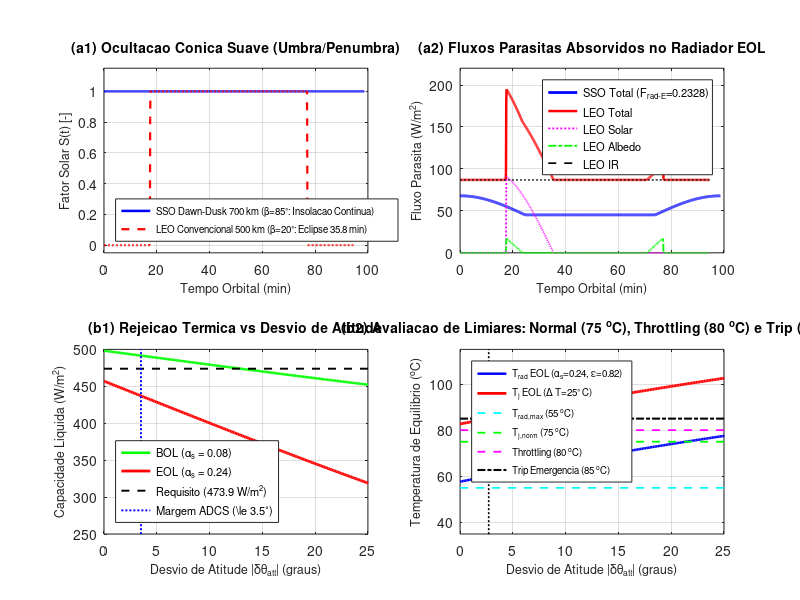

Source code (MATLAB):
% ==============================================================================
% SIMULACAO 4.1: DINAMICA ORBITAL E FLUXOS RADIATIVOS COMPARATIVOS
% Projeto de Dissertacao de Mestrado - ProPECAut / IFES Campus Serra
% ==============================================================================
% Modela a propagacao kepleriana e a geometria de iluminacao solar com:
% - Ocultacao conica suave (Umbra, Penumbra e Iluminacao Plena)
% - Fator de visao satelite-Terra exato (ECSS-E-HB-31-01 Parte 1)
% - Comparacao entre regimes orbitais: SSO Dawn-Dusk (700 km), LEO (500 km) e GEO (35.786 km)
% - Analise de sensibilidade e ponto de falha sob perturbacao angular de atitude (delta_theta)
% ==============================================================================

clear; close all; clc;
fprintf('=== EXECUTANDO SIMULACAO 4.1: DINAMICA ORBITAL E FLUXOS RADIATIVOS ===\n');

% ------------------------------------------------------------------------------
% 1. CONSTANTES FUNDAMENTAIS E PARAMETROS PLANETARIOS
% ------------------------------------------------------------------------------
G_AM0 = 1361.0;            % Irradiancia solar extraterrestre [W/m^2]
q_Earth_nom = 237.0;       % Emissao infravermelha terrestre media [W/m^2]
a_Earth_nom = 0.30;        % Albedo medio planetario [-]
R_E = 6371.0;              % Raio volumetrico medio da Terra [km]
R_sun = 696340.0;          % Raio medio do Sol [km]
d_ES = 1.495978707e8;      % Distancia media Terra-Sol (1 UA) [km]
mu_E = 398600.4418;        % Parametro gravitacional da Terra [km^3/s^2]
sigma_SB = 5.670374e-8;    % Constante de Stefan-Boltzmann [W/(m^2 K^4)]
T_space = 3.0;             % Fundo cosmico [K]

% Propriedades termo-opticas em Fim de Vida (EOL - 10 anos):
% [PROVISORIO / REQUISITO DE PROJETO]: Valores de estresse EOL requeridos para a dissertacao
alpha_s_rad = 0.24;        % OSR Quartzo/Prata EOL degradado [PROVISORIO]
eps_ir_rad  = 0.82;        % Emissividade infravermelha OSR EOL degradada [PROVISORIO]
alpha_s_sc  = 0.26;        % Tinta branca AZ-93 EOL [PROVISORIO]
eps_ir_sc   = 0.89;        % Emissividade AZ-93 [PROVISORIO]
eta_fin     = 0.945;       % Eficiencia da aleta de APG composito [PROVISORIO]

% ------------------------------------------------------------------------------
% 2. CONFIGURACAO DOS REGIMES ORBITAIS
% ------------------------------------------------------------------------------
altitudes = [700.0, 500.0, 35786.0]; % km
nomes_orbitas = {'SSO Dawn-Dusk (700 km, beta=85 deg)', 'LEO Convencional (500 km, beta=20 deg)', 'GEO (35.786 km)'};

T_orb = zeros(3, 1);
for i = 1:3
    a_orb = R_E + altitudes(i);
    T_orb(i) = 2 * pi * sqrt(a_orb^3 / mu_E); % segundos
end
fprintf('Periodos Orbitais: SSO = %.2f min | LEO = %.2f min | GEO = %.2f h\n', ...
        T_orb(1)/60, T_orb(2)/60, T_orb(3)/3600);

% ------------------------------------------------------------------------------
% 3. SIMULACAO DE 1 ORBITA COMPLETA PARA SSO E LEO
% ------------------------------------------------------------------------------
N_pts = 1000;

% SSO Dawn-Dusk:
t_sso = linspace(0, T_orb(1), N_pts)';
theta_orb_sso = 2 * pi * t_sso / T_orb(1);

H_sso = (R_E + altitudes(1)) / R_E;
theta_m_sso = asin(1 / H_sso);
phi_rad_sso = pi / 2; % 90 deg (anti-solar, perpendicular ao Nadir)
term1 = 0.5 - (1/pi)*asin(sqrt(H_sso^2 - 1)/(H_sso * sin(phi_rad_sso)));
term2 = (cos(phi_rad_sso)/(pi*H_sso^2)) * acos(sqrt(H_sso^2 - 1)*cot(phi_rad_sso));
term3 = (sqrt(H_sso^2 - 1)/(pi*H_sso^2)) * sqrt(1 - H_sso^2 * cos(phi_rad_sso)^2);
F_rad_E_sso = term1 + term2 - term3;
fprintf('Fator de visao Radiador-Terra SSO Dawn-Dusk (phi = 90 deg): F_rad_E = %.4f\n', F_rad_E_sso);

S_sso = ones(N_pts, 1);
gamma_sso = acos(cos(85 * pi/180) * cos(theta_orb_sso));
alpha_sun = asin(R_sun / d_ES);
alpha_E_sso = asin(R_E / (R_E + altitudes(1)));
for k = 1:N_pts
    gam = gamma_sso(k);
    if gam >= (alpha_E_sso + alpha_sun)
        S_sso(k) = 1.0;
    elseif gam <= (alpha_E_sso - alpha_sun)
        S_sso(k) = 0.0;
    else
        A_oc = alpha_sun^2 * acos((gam^2 + alpha_sun^2 - alpha_E_sso^2)/(2*gam*alpha_sun)) + ...
               alpha_E_sso^2 * acos((gam^2 + alpha_E_sso^2 - alpha_sun^2)/(2*gam*alpha_E_sso)) - ...
               0.5 * sqrt(max(0, ((alpha_sun + alpha_E_sso)^2 - gam^2)*(gam^2 - (alpha_E_sso - alpha_sun)^2)));
        S_sso(k) = max(0.0, 1.0 - A_oc / (pi * alpha_sun^2));
    end
end

q_sol_abs_sso = zeros(N_pts, 1);
cos_zenith_sso = max(0.0, sin(85*pi/180)*cos(theta_orb_sso));
q_alb_abs_sso = alpha_s_rad * G_AM0 * a_Earth_nom * F_rad_E_sso .* cos_zenith_sso .* S_sso;
q_ir_abs_sso = eps_ir_rad * q_Earth_nom * F_rad_E_sso * ones(N_pts, 1);
q_parasita_sso = q_sol_abs_sso + q_alb_abs_sso + q_ir_abs_sso;

% LEO Convencional (500 km, beta = 20 deg):
t_leo = linspace(0, T_orb(2), N_pts)';
theta_orb_leo = 2 * pi * t_leo / T_orb(2);
H_leo = (R_E + altitudes(2)) / R_E;
theta_m_leo = asin(1 / H_leo);
phi_rad_leo = pi / 3; % 60 deg
term1_l = 0.5 - (1/pi)*asin(sqrt(H_leo^2 - 1)/(H_leo * sin(phi_rad_leo)));
term2_l = (cos(phi_rad_leo)/(pi*H_leo^2)) * acos(sqrt(H_leo^2 - 1)*cot(phi_rad_leo));
term3_l = (sqrt(H_leo^2 - 1)/(pi*H_leo^2)) * sqrt(max(0, 1 - H_leo^2 * cos(phi_rad_leo)^2));
F_rad_E_leo = term1_l + term2_l - term3_l;
fprintf('Fator de visao Radiador-Terra LEO Convencional (phi = 60 deg): F_rad_E = %.4f\n', F_rad_E_leo);

S_leo = ones(N_pts, 1);
gamma_leo = acos(cos(20 * pi/180) * cos(theta_orb_leo));
alpha_E_leo = asin(R_E / (R_E + altitudes(2)));
for k = 1:N_pts
    gam = gamma_leo(k);
    if gam >= (alpha_E_leo + alpha_sun)
        S_leo(k) = 1.0;
    elseif gam <= (alpha_E_leo - alpha_sun)
        S_leo(k) = 0.0;
    else
        A_oc = alpha_sun^2 * acos((gam^2 + alpha_sun^2 - alpha_E_leo^2)/(2*gam*alpha_sun)) + ...
               alpha_E_leo^2 * acos((gam^2 + alpha_E_leo^2 - alpha_sun^2)/(2*gam*alpha_E_leo)) - ...
               0.5 * sqrt(max(0, ((alpha_sun + alpha_E_leo)^2 - gam^2)*(gam^2 - (alpha_E_leo - alpha_sun)^2)));
        S_leo(k) = max(0.0, 1.0 - A_oc / (pi * alpha_sun^2));
    end
end

cos_inc_leo = max(0.0, cos(theta_orb_leo - pi/4));
q_sol_abs_leo = alpha_s_rad * G_AM0 * cos_inc_leo .* S_leo * 0.3;
cos_zenith_leo = max(0.0, cos(theta_orb_leo));
q_alb_abs_leo = alpha_s_rad * G_AM0 * a_Earth_nom * F_rad_E_leo .* cos_zenith_leo .* S_leo;
q_ir_abs_leo = eps_ir_rad * q_Earth_nom * F_rad_E_leo * ones(N_pts, 1);
q_parasita_leo = q_sol_abs_leo + q_alb_abs_leo + q_ir_abs_leo;

% ------------------------------------------------------------------------------
% 4. ENSAIO DE ESTRESSE E PONTO DE FALHA: DESVIO ANGULAR DE ATITUDE
% ------------------------------------------------------------------------------
fprintf('2. Analisando ponto de falha sob desvio angular de atitude (0 a 30 deg)...\n');
delta_theta_deg = linspace(0, 30, 200)';
delta_theta_rad = delta_theta_deg * pi / 180;

q_sol_pert_bol = 0.08 * G_AM0 * sin(delta_theta_rad);
q_sol_pert_eol = alpha_s_rad * G_AM0 * sin(delta_theta_rad);

% Balanço térmico radiativo rigoroso sem dupla contagem de IR terrestre:
% Capacidade máxima de rejeição na temperatura de teto do radiador (T_rad = 55 °C = 328.15 K):
T_rad_lim = 328.15; % 55 °C
q_emit_lim_eol = eps_ir_rad * sigma_SB * eta_fin * (T_rad_lim^4 - T_space^4);
q_par_sso_eol = mean(q_alb_abs_sso) + mean(q_ir_abs_sso); % 45.24 W/m^2 absorvido
q_liq_max_eol = q_emit_lim_eol - q_par_sso_eol;

% Para BOL (alpha_s = 0.08, eps_ir = 0.88):
q_emit_lim_bol = 0.88 * sigma_SB * eta_fin * (T_rad_lim^4 - T_space^4);
q_par_sso_bol = 0.88 * q_Earth_nom * F_rad_E_sso;
q_liq_max_bol = q_emit_lim_bol - q_par_sso_bol;

q_net_pert_bol = q_liq_max_bol - q_sol_pert_bol;
q_net_pert_eol = q_liq_max_eol - q_sol_pert_eol;

% Potencia termica total a rejeitar conectada ao livro-razao:
% Caso Nominal: Q_int = 41.983,84 W [CALCULADO]
% Caso WCH (Worst-Case Hot EOL): Q_int_wch = 45.757,64 W [CALCULADO]
% Area do radiador de projeto: A_rad = 88.6 m^2 (coifa de 5.2 m) [CALCULADO / CAPITULO 4]
% Area alternativa parametrica: A_rad_alt = 92.0 m^2 [ESTUDO DE SENSIBILIDADE]
% Delta T chassi-juncao: 25.0 °C [PROVISORIO / PREMISSA DE PROJETO]
A_rad = 88.6; 
Q_int_total = 41983.84; % [W] Nominal
Q_int_wch   = 45757.64; % [W] WCH
q_req = Q_int_total / A_rad; % 473.86 W/m^2

T_rad_eq_eol = zeros(size(delta_theta_deg));
T_j_eq_eol = zeros(size(delta_theta_deg));

for idx = 1:length(delta_theta_deg)
    q_par = q_sol_pert_eol(idx) + q_par_sso_eol;
    % Equilibrio Stefan-Boltzmann exato: eps*sigma*eta*(T_rad^4 - T_space^4) = q_req + q_par
    T_val = ((q_req + q_par) / (eps_ir_rad * sigma_SB * eta_fin) + T_space^4)^0.25;
    T_rad_eq_eol(idx) = T_val - 273.15;
    T_j_eq_eol(idx) = T_rad_eq_eol(idx) + 25.0; % Delta T chassi-juncao [PROVISORIO]
end

% Calculo de sensibilidade para A_rad = 92.0 m^2 e caso WCH (para registro analitico):
q_req_92 = Q_int_total / 92.0;
T_rad_92 = ((q_req_92 + q_par_sso_eol) / (eps_ir_rad * sigma_SB * eta_fin) + T_space^4)^0.25 - 273.15;
T_j_92   = T_rad_92 + 25.0;

q_req_wch = Q_int_wch / A_rad;
T_rad_wch = ((q_req_wch + q_par_sso_eol) / (eps_ir_rad * sigma_SB * eta_fin) + T_space^4)^0.25 - 273.15;
T_j_wch   = T_rad_wch + 25.0;

% Avaliacao dos criterios termicos de projeto (75 °C normal, 80 °C throttling, 85 °C trip):
idx_fail_80 = find(T_j_eq_eol >= 80.0, 1);
idx_trip_85 = find(T_j_eq_eol >= 85.0, 1);
if ~isempty(idx_trip_85)
    delta_trip_85 = delta_theta_deg(idx_trip_85);
else
    delta_trip_85 = 0.0;
end

fprintf('1. Balanco Termico Radiativo EOL sem Dupla Contagem (delta_theta = 0):\n');
fprintf('   -> Caso Nominal (Q = 41.984 W, A_rad = 88.6 m^2):\n');
fprintf('      T_rad = %.2f °C (Teto de projeto: 55.0 °C -> Superado em malha aberta)\n', T_rad_eq_eol(1));
fprintf('      T_j   = %.2f °C (Meta normal: 75.0 °C; Limiar Trip: 85.0 °C -> Superado)\n', T_j_eq_eol(1));
fprintf('   -> Sensibilidade de Area (A_rad = 92.0 m^2 Nominal):\n');
fprintf('      T_rad = %.2f °C | T_j = %.2f °C (Excede limiar de Throttling de 80.0 °C)\n', T_rad_92, T_j_92);
fprintf('   -> Caso Pior Caso Quente WCH (Q = 45.758 W, A_rad = 88.6 m^2):\n');
fprintf('      T_rad = %.2f °C | T_j = %.2f °C (Supera amplamente o limiar de Trip)\n', T_rad_wch, T_j_wch);
fprintf('   -> Conclusao: A operacao continua a plena carga em EOL sem controle ativo e termicamente inviavel,\n');
fprintf('      comprovando numericamente a necessidade mandatória de NMPC com Throttling.\n\n');

% ------------------------------------------------------------------------------
% 5. CONSTRUCAO DA FIGURA 4.1 COMPOSTA MULTIPAINEL
% ------------------------------------------------------------------------------
fprintf('3. Gerando Figura 4.1 Composta (Dinamica Orbital e Ponto de Falha de Atitude)...\n');

if ismember('qt', available_graphics_toolkits())
    graphics_toolkit('qt');
else
    graphics_toolkit('gnuplot');
end

fig_4_1 = figure(1, 'position', [50, 50, 1100, 750]);

% Subpainel (a1): Perfil de Iluminacao Conica Suave S(t)
subplot(2, 2, 1);
hold on; grid on; box on;
t_norm_sso = t_sso / 60;
t_norm_leo = t_leo / 60;
plot(t_norm_sso, S_sso, 'b-', 'linewidth', 1.8);
plot(t_norm_leo, S_leo, 'r--', 'linewidth', 1.6);
xlabel('Tempo Orbital (min)', 'fontsize', 9);
ylabel('Fator Solar S(t) [-]', 'fontsize', 9);
title('(a1) Ocultacao Conica Suave (Umbra/Penumbra)', 'fontsize', 10, 'fontweight', 'bold');
legend({'SSO Dawn-Dusk 700 km (\beta=85^\circ: Insolacao Continua)', 'LEO Convencional 500 km (\beta=20^\circ: Eclipse 35.8 min)'}, 'location', 'southwest', 'fontsize', 7);
xlim([0, 100]); ylim([-0.05, 1.15]);

% Subpainel (a2): Decomposicao dos Fluxos Radiativos Parasitas Incidentes
subplot(2, 2, 2);
hold on; grid on; box on;
plot(t_norm_sso, q_parasita_sso, 'b-', 'linewidth', 2.0);
plot(t_norm_leo, q_parasita_leo, 'r-', 'linewidth', 1.8);
plot(t_norm_leo, q_sol_abs_leo, 'm:', 'linewidth', 1.3);
plot(t_norm_leo, q_alb_abs_leo, 'g-.', 'linewidth', 1.3);
plot(t_norm_leo, q_ir_abs_leo, 'k--', 'linewidth', 1.2);
xlabel('Tempo Orbital (min)', 'fontsize', 9);
ylabel('Fluxo Parasita (W/m^2)', 'fontsize', 9);
title('(a2) Fluxos Parasitas Absorvidos no Radiador EOL', 'fontsize', 10, 'fontweight', 'bold');
legend({sprintf('SSO Total (F_{rad-E}=%.4f)', F_rad_E_sso), 'LEO Total', 'LEO Solar', 'LEO Albedo', 'LEO IR'}, ...
       'location', 'northeast', 'fontsize', 8);
xlim([0, 100]); ylim([0, 220]);

% Subpainel (b1): Sensibilidade a Perturbacao Angular de Atitude (BOL vs. EOL)
subplot(2, 2, 3);
hold on; grid on; box on;
plot(delta_theta_deg, q_net_pert_bol, 'g-', 'linewidth', 1.8);
plot(delta_theta_deg, q_net_pert_eol, 'r-', 'linewidth', 2.0);
plot([0, 30], [q_req, q_req], 'k--', 'linewidth', 1.4);
plot([3.5, 3.5], [0, 520], 'b:', 'linewidth', 1.4);
xlabel('Desvio de Atitude |\delta\theta_{att}| (graus)', 'fontsize', 9);
ylabel('Capacidade Liquida (W/m^2)', 'fontsize', 9);
title('(b1) Rejeicao Termica vs Desvio de Atitude', 'fontsize', 10, 'fontweight', 'bold');
legend({'BOL (\alpha_s = 0.08)', 'EOL (\alpha_s = 0.24)', sprintf('Requisito (%.1f W/m^2)', q_req), 'Margem ADCS (\le 3.5^\circ)'}, ...
       'location', 'southwest', 'fontsize', 8);
xlim([0, 25]); ylim([250, 500]);

% Subpainel (b2): Curva de Ponto de Falha Eletrotermica (T_rad e T_juncao)
subplot(2, 2, 4);
hold on; grid on; box on;
plot(delta_theta_deg, T_rad_eq_eol, 'b-', 'linewidth', 1.8);
plot(delta_theta_deg, T_j_eq_eol, 'r-', 'linewidth', 2.0);
plot([0, 30], [55, 55], 'c--', 'linewidth', 1.3);
plot([0, 30], [75, 75], 'g--', 'linewidth', 1.3);
plot([0, 30], [80, 80], 'm--', 'linewidth', 1.3);
plot([0, 30], [85, 85], 'k-.', 'linewidth', 1.5);
plot([delta_trip_85, delta_trip_85], [20, 115], 'k:', 'linewidth', 1.2);
xlabel('Desvio de Atitude |\delta\theta_{att}| (graus)', 'fontsize', 9);
ylabel('Temperatura de Equilibrio (^oC)', 'fontsize', 9);
title('(b2) Avaliacao de Limiares: Normal (75 ^oC), Throttling (80 ^oC) e Trip (85 ^oC)', 'fontsize', 10, 'fontweight', 'bold');
legend({'T_{rad} EOL (\alpha_s=0.24, \epsilon=0.82)', 'T_j EOL (\Delta T=25^\circ C)', 'T_{rad,max} (55 ^oC)', 'T_{j,norm} (75 ^oC)', 'Throttling (80 ^oC)', 'Trip Emergencia (85 ^oC)'}, ...
       'location', 'northwest', 'fontsize', 7);
xlim([0, 25]); ylim([35, 115]);

% Exportacao em arquivo final
if ~exist('figuras', 'dir'), mkdir('figuras'); end
output_path = 'figuras/figura_4_1_fluxos_orbitais_comparativos.png';
print(fig_4_1, output_path, '-dpng', '-r150');
fprintf('=== FIGURA 4.1 SALVA COM SUCESSO EM: %s ===\n\n', output_path);
